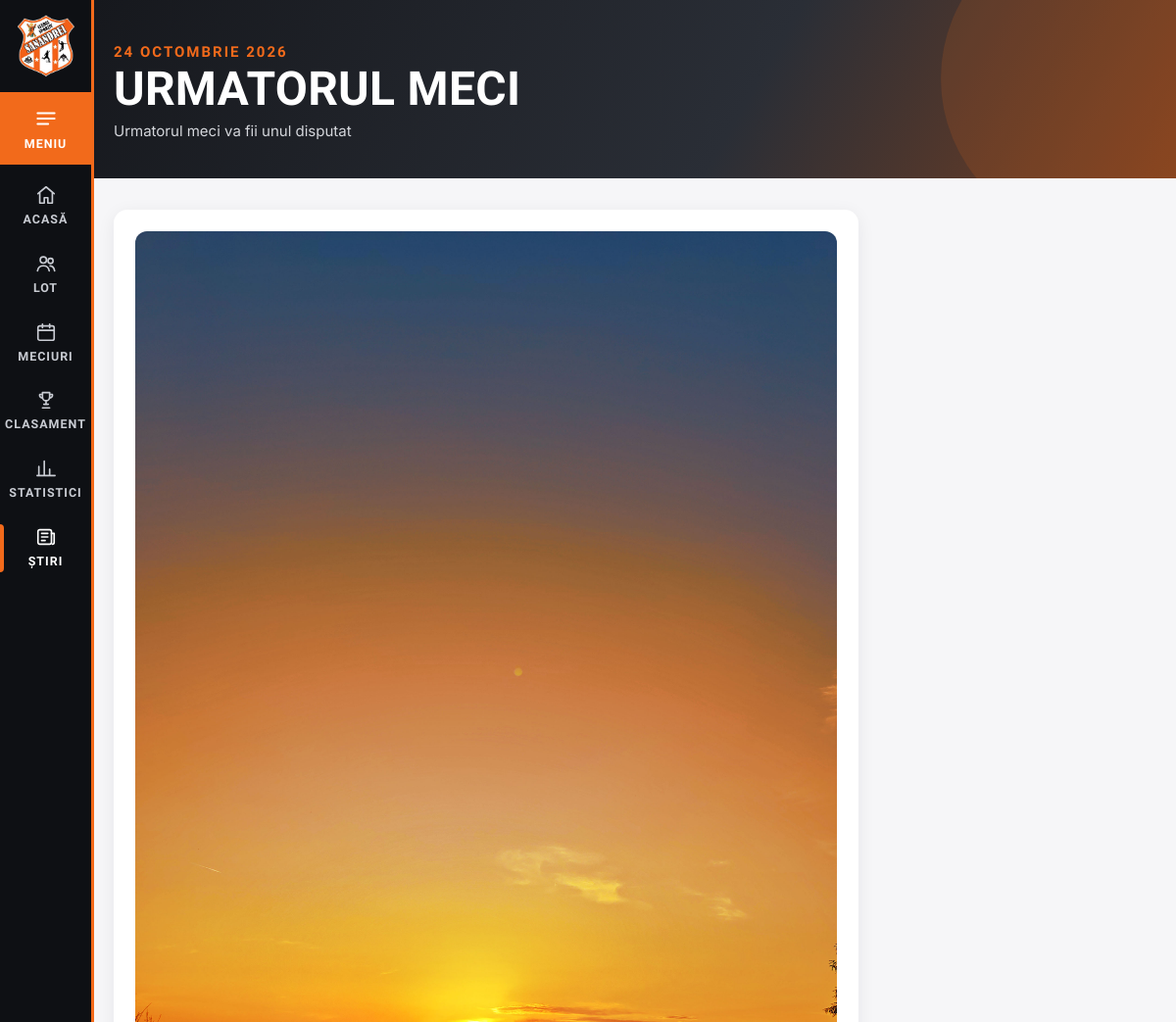
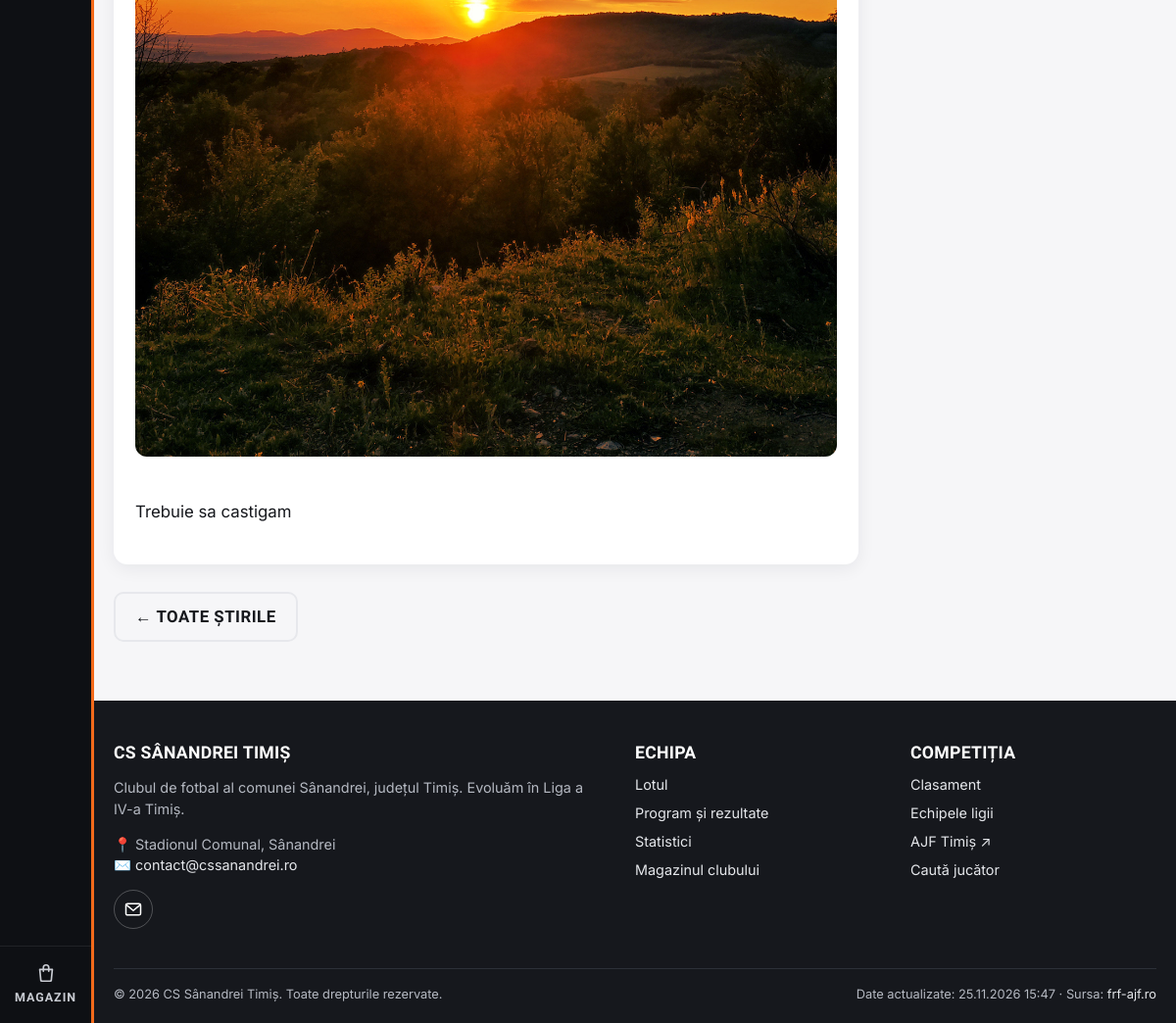
Before: /stiri/2026-10-24-urmatorul-meci/ with the older database file (2 pictures, top to bottom).
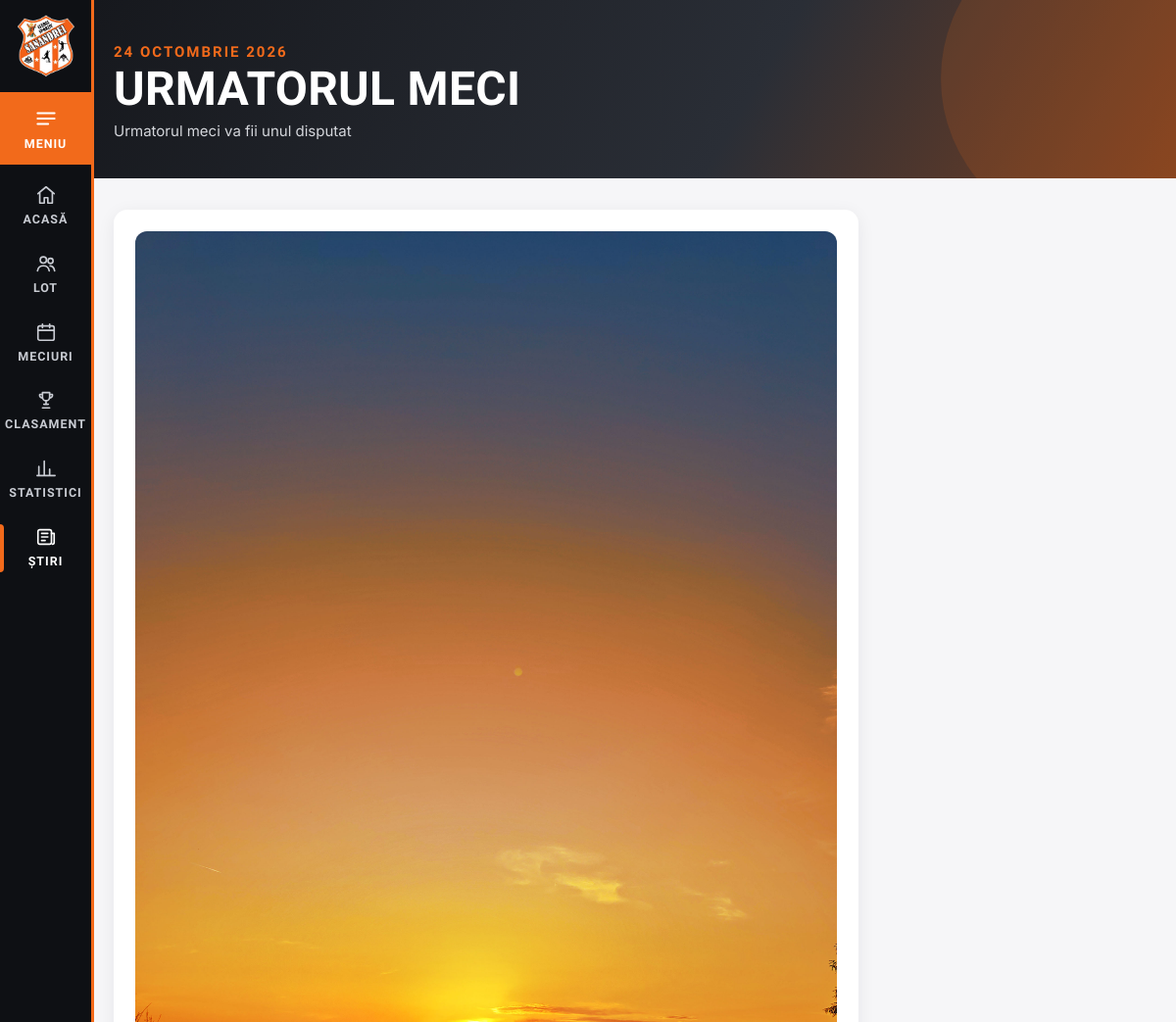
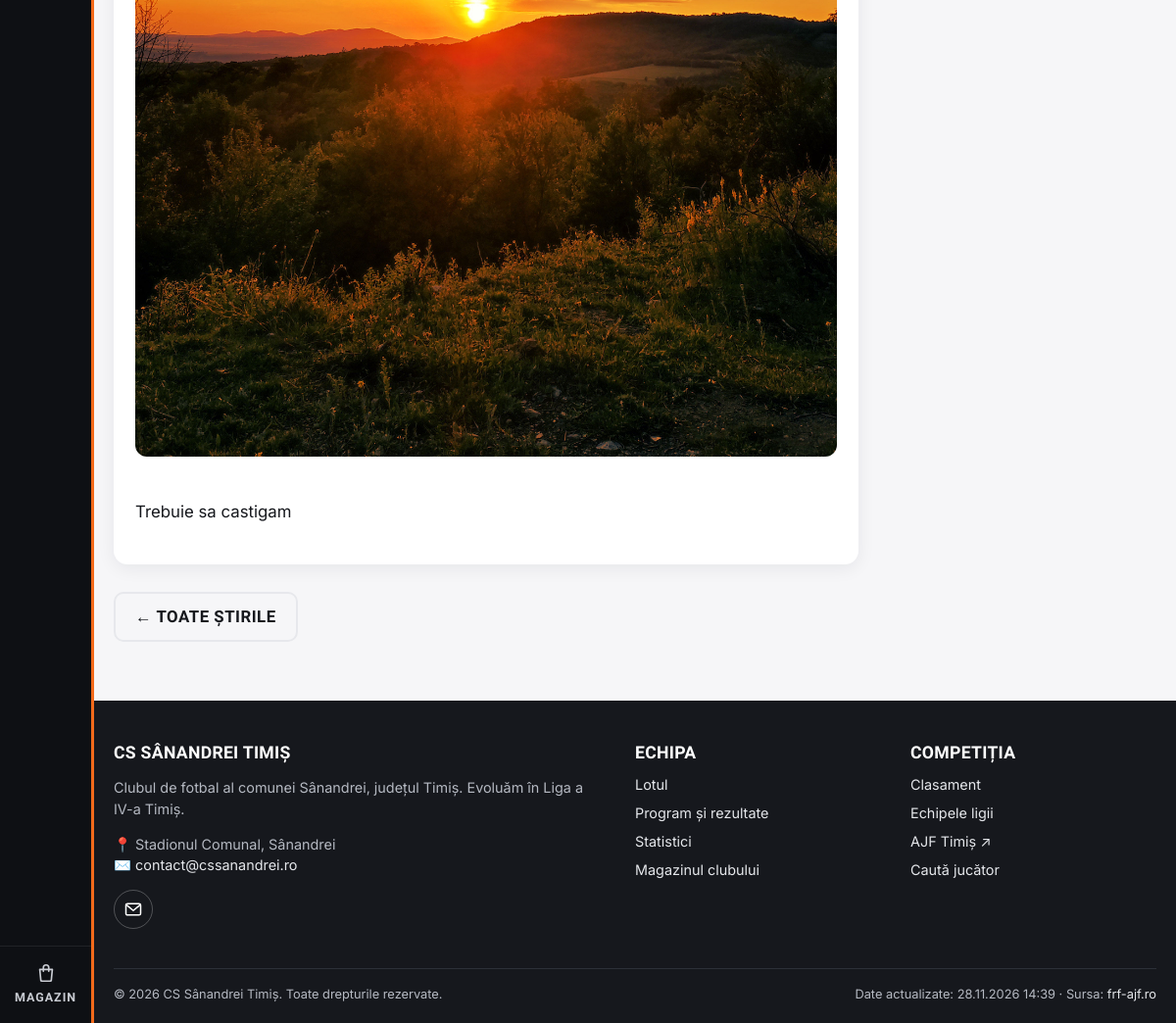
After: the same page with the newer database file (2 pictures, top to bottom).
### core/models.py (models this page shows, shortened)
class News(models.Model):
    title = models.CharField(max_length=200)
    slug = models.SlugField(unique=True)
    summary = models.CharField(max_length=300, blank=True)
    body = models.TextField()
    image = models.ImageField(upload_to="news/", blank=True)
    published_at = models.DateTimeField(default=timezone.now)
    is_published = models.BooleanField(default=True)
    class Meta:
        ordering = ["-published_at"]
        verbose_name_plural = "news"
    @property
    def body_html(self):
        from .content import render_markdown
        return render_markdown(self.body)

### teams/models.py (models this page shows, shortened)
class SyncRun(models.Model):
    started_at = models.DateTimeField(auto_now_add=True)
    finished_at = models.DateTimeField(null=True, blank=True)
    ok = models.BooleanField(default=False)
    summary = models.TextField(blank=True)
    class Meta:
        ordering = ["-started_at"]

### core/views.py (the view)
# urls.py: path("stiri/<slug:slug>/", news_detail, name="news_detail"),
def news_detail(request, slug):
    item = get_object_or_404(News, slug=slug, is_published=True)
    return render(request, "core/news_detail.html", {"item": item})

### core/content.py (called while the page is built)
def content_dir():
    return Path(settings.CONTENT_DIR)

def read_yaml(path, default=None):
    path = Path(path)
    if not path.exists():
        return default
    data = yaml.safe_load(path.read_text(encoding="utf-8"))
    return default if data is None else data

def render_markdown(text):
    html = md.markdown(text or "", extensions=["extra", "sane_lists", "nl2br"])
    prefix = settings.MEDIA_URL
    html = re.sub(r'(src|href)="/?media/', rf'\1="{prefix}', html)
    return mark_safe(html)

def site_settings():
    data = read_yaml(content_dir() / "setari.yml", {}) or {}
    return {
        "CLUB_EMAIL": data.get("email") or settings.CLUB_EMAIL,
        "CLUB_PHONE": str(data.get("telefon") or settings.CLUB_PHONE or ""),
        "CLUB_VENUE": data.get("stadion") or settings.CLUB_VENUE,
        "CLUB_FACEBOOK": data.get("facebook") or "",
        "CLUB_INSTAGRAM": data.get("instagram") or "",
        "CLUB_YOUTUBE": data.get("youtube") or "",
        "CLUB_TIKTOK": data.get("tiktok") or "",
        "CLUB_ABOUT": data.get("despre") or "",
        "CLUB_MOTTO": data.get("moto") or DEFAULT_MOTTO,
        "CLUB_MOTTO_TEXT": data.get("moto_text") or DEFAULT_MOTTO_TEXT,
    }

def social_links(cfg):
    links = [("facebook", "Facebook", cfg["CLUB_FACEBOOK"]), ("instagram", "Instagram", cfg["CLUB_INSTAGRAM"]),
             ("youtube", "YouTube", cfg["CLUB_YOUTUBE"]), ("tiktok", "TikTok", cfg["CLUB_TIKTOK"])]
    return [{"icon": icon, "label": label, "url": url} for icon, label, url in links if url]

### core/context_processors.py (called while the page is built)
def club(request):
    last_sync = SyncRun.objects.filter(ok=True).only("finished_at").first()
    cfg = content.site_settings()
    return {
        "SOCIAL_LINKS": content.social_links(cfg),
        "CLUB_NAME": settings.CLUB_NAME,
        "CLUB_SHORT_NAME": settings.CLUB_SHORT_NAME,
        **cfg,
        "WEB3FORMS_KEY": settings.WEB3FORMS_KEY,
        "COMPETITION_NAME": settings.COMPETITION_NAME,
        "SEASON": settings.SEASON,
        "FRF_TEAM_URL": settings.FRF_TEAM_URL,
        "FRF_COMPETITION_URL": settings.FRF_COMPETITION_URL,
        "OUR_TEAM_FRF_ID": settings.OUR_TEAM_FRF_ID,
        "last_sync": last_sync.finished_at if last_sync else None,
    }

### core/templates/core/news_detail.html (shortened to what this page needs)
{% extends "base.html" %}
{% block hero %}<section class="page-hero"><div class="container"><div class="eyebrow">{{ item.published_at|date:"j F Y" }}</div><h1>{{ item.title }}</h1>{% if item.summary %}<p>{{ item.summary }}</p>{% endif %}</div></section>{% endblock %}
{% block content %}
<article class="card prose">
  {% if item.image %}<img src="{{ item.image.url }}" alt="" style="border-radius:12px;margin-bottom:16px">{% endif %}
  {{ item.body_html }}
</article>
<p class="mt"><a class="btn btn-ghost" href="{% url 'news_list' %}">← Toate știrile</a></p>
{% endblock %}

### templates/base.html (shortened to what this page needs)
{% load static ui %}<!DOCTYPE html>
<html lang="ro">
<head>
  <link rel="stylesheet" href="{% static 'css/style.css' %}">
</head>
<body class="{% block body_class %}{% endblock %}">
  {% with url=request.resolver_match.url_name %}
  <aside class="side-nav" aria-label="Meniu principal">
    <a class="side-logo" href="{% url 'home' %}" title="{{ CLUB_NAME }}"><img src="{% static 'img/logo.jpg' %}" alt="Sigla {{ CLUB_NAME }}"></a>
    <button class="side-menu-btn" type="button" data-menu-open aria-controls="menu-panel" aria-expanded="false">{% icon "menu" 26 %}<span>Meniu</span></button>
    <nav class="side-links">
      <a href="{% url 'home' %}" class="{% if url == 'home' %}active{% endif %}">{% icon "home" %}<span>Acasă</span></a>
      <a href="{% url 'squad_list' %}" class="{% if url == 'squad_list' or url == 'player_detail' %}active{% endif %}">{% icon "users" %}<span>Lot</span></a>
      <a href="{% url 'fixtures' %}" class="{% if url == 'fixtures' or url == 'fixtures_round' or url == 'match_detail' %}active{% endif %}">{% icon "calendar" %}<span>Meciuri</span></a>
      <a href="{% url 'standings' %}" class="{% if url == 'standings' or url == 'standings_view' %}active{% endif %}">{% icon "table" %}<span>Clasament</span></a>
      <a href="{% url 'stats' %}" class="{% if url == 'stats' %}active{% endif %}">{% icon "chart" %}<span>Statistici</span></a>
      <a href="{% url 'news_list' %}" class="{% if url == 'news_list' or url == 'news_detail' %}active{% endif %}">{% icon "news" %}<span>Știri</span></a>
    </nav>
    <a class="side-shop" href="{% url 'shop:product_list' %}" title="Magazin">{% icon "bag" %}<span>Magazin</span></a>
  </aside>
  {% endwith %}
  <main id="main" class="site-main">
    {% block hero %}{% endblock %}
    <div class="container">
      {% block content %}{% endblock %}
    </div>
  </main>
  <footer class="site-footer site-main">
    <div class="container">
      <div class="footer-grid">
        <div>
          <h4>{{ CLUB_NAME }}</h4>
          <p>{{ CLUB_ABOUT|default:"Clubul de fotbal al comunei Sânandrei, județul Timiș." }} Evoluăm în {{ COMPETITION_NAME }}.</p>
          <p>📍 {{ CLUB_VENUE }}<br>✉️ <a href="mailto:{{ CLUB_EMAIL }}">{{ CLUB_EMAIL }}</a>{% if CLUB_PHONE %}<br>📞 <a href="tel:{{ CLUB_PHONE|cut:' ' }}">{{ CLUB_PHONE }}</a>{% endif %}</p>
          {% include "_social.html" with cls="social-row" %}
        </div>
        <div>
          <h4>Echipa</h4>
          <ul>
            <li><a href="{% url 'squad_list' %}">Lotul</a></li>
            <li><a href="{% url 'fixtures' %}">Program și rezultate</a></li>
            <li><a href="{% url 'stats' %}">Statistici</a></li>
            <li><a href="{% url 'shop:product_list' %}">Magazinul clubului</a></li>
          </ul>
        </div>
        <div>
          <h4>Competiția</h4>
          <ul>
            <li><a href="{% url 'standings' %}">Clasament</a></li>
            <li><a href="{% url 'team_list' %}">Echipele ligii</a></li>
            <li><a href="{{ FRF_COMPETITION_URL }}" target="_blank" rel="noopener">AJF Timiș ↗</a></li>
            <li><a href="{% url 'search' %}">Caută jucător</a></li>
          </ul>
        </div>
      </div>
      <div class="footer-bottom">
        <span>© {% now "Y" %} {{ CLUB_NAME }}. Toate drepturile rezervate.</span>
        <span>{% if last_sync %}Date actualizate: {{ last_sync|date:"d.m.Y H:i" }} · {% endif %}Sursa: <a href="{{ FRF_COMPETITION_URL }}" target="_blank" rel="noopener">frf-ajf.ro</a></span>
      </div>
    </div>
  </footer>
</body>
</html>

### templates/_social.html (shortened to what this page needs)
{% load ui %}
<div class="{{ cls }}">
  <a href="mailto:{{ CLUB_EMAIL }}" aria-label="Email" title="{{ CLUB_EMAIL }}">{% icon "mail" 20 %}</a>
</div>

### static/css/style.css (style rules this page uses)
:root { --orange: #f26a1b; --orange-dark: #c9520d; --orange-soft: #fff1e8; --ink: #16181d; --ink-2: #2a2e36; --muted: #6b7280; --line: #e7e8ec; --bg: #f6f6f8; --card: #ffffff; --win: #16a34a; --draw: #9ca3af; --loss: #dc2626; --radius: 14px; --shadow: 0 4px 18px rgba(16, 24, 40, .07); --font-head: "Barlow Condensed", "Arial Narrow", system-ui, sans-serif; --font-body: "Inter", "Segoe UI", system-ui, -apple-system, sans-serif; }
* { box-sizing: border-box; }
html { scroll-behavior: smooth; }
body { margin: 0; font-family: var(--font-body); font-size: 15px; line-height: 1.5; background: var(--bg); color: var(--ink); }
img { max-width: 100%; }
a { color: inherit; text-decoration: none; }
h1, h2, h3, h4 { font-family: var(--font-head); letter-spacing: .3px; line-height: 1.1; margin: 0 0 .5em; }
h1 { font-size: clamp(2rem, 4vw, 3rem); text-transform: uppercase; }
.container { width: 100%; max-width: 1200px; margin: 0 auto; padding: 0 20px; }
.mt { margin-top: 28px; }
.page-hero { background: linear-gradient(120deg, var(--ink) 0%, var(--ink-2) 60%, var(--orange-dark) 140%); color: #fff; padding: 42px 0 36px; margin-bottom: 32px; position: relative; overflow: hidden; }
.page-hero::after { content: ""; position: absolute; right: -80px; top: -80px; width: 320px; height: 320px; border-radius: 50%; background: var(--orange); opacity: .14; }
.page-hero h1 { margin: 0; }
.page-hero p { margin: 6px 0 0; color: #d4d6db; }
.eyebrow { font-family: var(--font-head); text-transform: uppercase; letter-spacing: 2px; color: var(--orange); font-weight: 700; }
.card { background: var(--card); border-radius: var(--radius); box-shadow: var(--shadow); padding: 22px; }
.btn { display: inline-flex; align-items: center; gap: 8px; border: 0; cursor: pointer; background: var(--orange); color: #fff; padding: 11px 20px; border-radius: 10px; font-family: var(--font-head); font-size: 1.05rem; text-transform: uppercase; font-weight: 700; letter-spacing: .5px; }
.btn-ghost { background: transparent; color: var(--ink); border: 2px solid var(--line); }
.card { container-type: inline-size; }
.prose { max-width: 760px; font-size: 1.05rem; line-height: 1.75; }
.site-footer { background: var(--ink); color: #b5b9c2; margin-top: 60px; padding: 44px 0 20px; font-size: .9rem; }
.site-footer h4 { color: #fff; font-size: 1.1rem; text-transform: uppercase; }
.site-footer a { color: #e5e7eb; }
.footer-grid { display: grid; grid-template-columns: 2fr 1fr 1fr; gap: 30px; }
.footer-grid ul { list-style: none; padding: 0; margin: 0; line-height: 2; }
.footer-bottom { border-top: 1px solid #2c3038; margin-top: 30px; padding-top: 16px; display: flex; justify-content: space-between; flex-wrap: wrap; gap: 10px; font-size: .8rem; }
:root { --rail: 96px; --ink-3: #0e1014; --bar-h: 64px; }
html, body { overflow-x: clip; }
.site-main { padding-left: var(--rail); }
.icon { flex: none; display: block; }
.side-nav { position: fixed; inset: 0 auto 0 0; width: var(--rail); z-index: 120; display: flex; flex-direction: column; align-items: stretch; background: var(--ink-3); color: #fff; border-right: 3px solid var(--orange); }
.side-logo { display: grid; place-items: center; padding: 16px 0 12px; }
.side-logo img { width: 58px; height: auto; transition: transform .2s; }
.side-menu-btn, .side-links a, .side-shop { display: flex; flex-direction: column; align-items: center; gap: 5px; padding: 12px 4px; color: #c9ccd3; font-family: var(--font-head); font-weight: 700; font-size: .78rem; letter-spacing: 1px; text-transform: uppercase; text-align: center; position: relative; }
.side-menu-btn { background: var(--orange); color: #fff; border: 0; cursor: pointer; margin: 4px 0 8px; padding-block: 14px; }
.side-links { display: flex; flex-direction: column; }
.side-links a.active, .side-shop.active { color: #fff; }
.side-links a.active::before, .side-shop.active::before { content: ""; position: absolute; left: 0; top: 10px; bottom: 10px; width: 4px; background: var(--orange); border-radius: 0 4px 4px 0; }
.side-shop { margin-top: auto; border-top: 1px solid rgba(255,255,255,.08); padding-block: 16px; }
.social-row { display: flex; gap: 10px; flex-wrap: wrap; margin: 4px 0 10px; }
.social-row a { width: 40px; height: 40px; border-radius: 50%; display: grid; place-items: center; border: 1.5px solid rgba(255,255,255,.25); color: #fff; }

Changed rows visible on the page:
no longer on this page (row unchanged): SyncRun: finished_at "25.11.2026 15:47"
added SyncRun: finished_at "28.11.2026 14:39"
